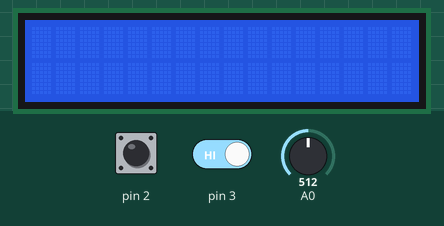
The sketch below on a simulated Arduino Uno, built with avr-gcc and run on an emulated ATmega328P. Parts: 16×2 character LCD. The inputs (shaded band) are chosen by the test bench; at power-on: pin 2 HIGH, pin 3 HIGH, A0 = 512. What the sketch prints to the serial monitor is not drawn.

Above: at 1.2 s.
1.3 s: pin 2 driven LOW
At 1.7 s:
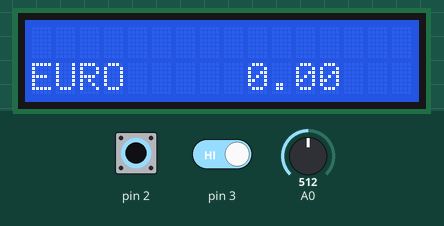
2.8 s: pin 3 driven LOW
At 4.0 s:
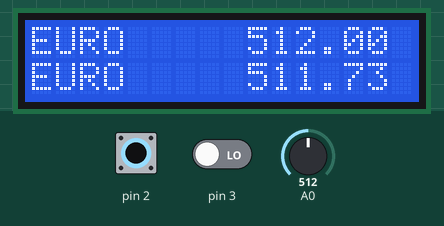
4.3 s: A0 set to 716
At 5.3 s:
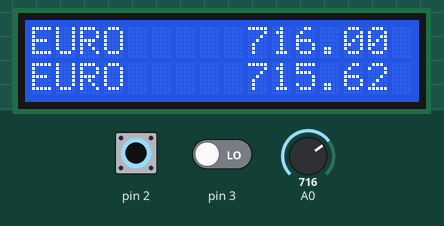
5.8 s: A0 set to 900
At 6.4 s:
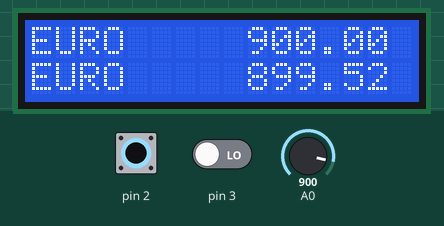
7.3 s: A0 set to 1023
At 7.6 s:
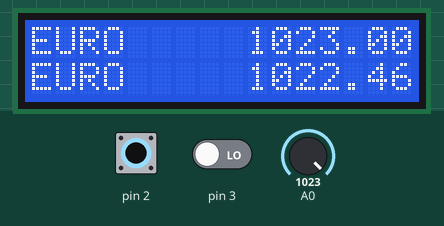
8.8 s: pin 2 pulsed HIGH 5 times (0.12 s each, 0.3 s apart)
At 10.2 s:
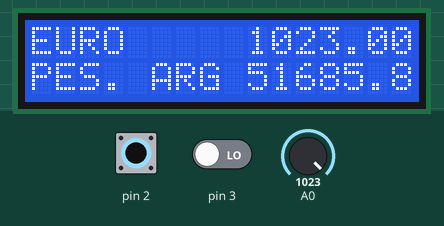
Timing chart, 0 to 11.8 s (numbered marks = the images above; inputs shaded):
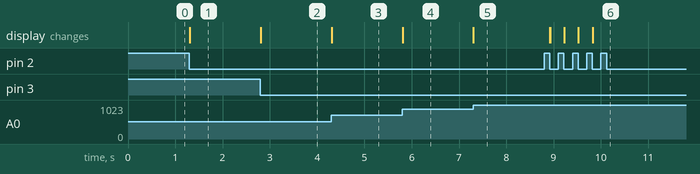

The sketch:

EdisonPicuasi-Prueba1.ino
```cpp
#include <LiquidCrystal.h>

LiquidCrystal lcd(13,12,11,10,9,8);

String palabra,palabra2;
int i,j;
float dato,cambio,nuevo,dolar,conversion;

void setup() {
Serial.begin(9600);
lcd.begin(16,2);
attachInterrupt(0,funcion,FALLING);
attachInterrupt(1,monedas,FALLING);
}

void loop() {
dato=analogRead(0);

if(i>0&&i<6){
  lcd.setCursor(0,0);
  lcd.print(palabra);
  conversion=dato*dolar;
  lcd.setCursor(9,0);
  lcd.print((float)dato); //el int combierte a entero el float

  }

if(j>0&&j<6){
  lcd.setCursor(0,1);
  lcd.print(palabra2);
  nuevo=conversion*cambio;
  lcd.setCursor(9,1);
  lcd.print((float)nuevo);
  }
}

void monedas(){
  i++;
    Serial.print("Moneda 1:");
     Serial.println(i);
  switch (i){
    case 1:
    Serial.println("EURO");
    dolar=1.123;//euro a dolar
    palabra="EURO    ";
    break;
    case 2:
    Serial.println("DOLAR");
    dolar=1;//dolar a dolar
    palabra="DOLAR   ";
    break;
    case 3:
    Serial.println("PESO COLOMBIANO");

    dolar=0.000296;//peso a dolar
    palabra="PES. COL";
    break;
    case 4:
    Serial.println("SOL PERUANO");
       dolar=0.299;
    palabra="SOL PER ";
    break;
    case 5:
    Serial.println("PESO ARGENTINO");
        dolar=0.0222;
    palabra="PES. ARG";
    break;
    default:
    i=0;
    }

  }

void funcion(){
  j++;

  Serial.print("Moneda 2:");
  Serial.println(j);
  switch (j){
    case 1:
    Serial.println("EURO");
    cambio=0.89;//dolar a euro
    palabra2="EURO    ";
    break;
    case 2:
    Serial.println("DOLAR");
    cambio=1;//dolar a dolar
    palabra2="DOLAR   ";
    break;
    case 3:
    Serial.println("PESO COLOMBIANO");
    cambio=3371.90;
    palabra2="PES. COL";

    break;
    case 4:
    Serial.println("SOL PERUANO");
    cambio=3.34;
    palabra2="SOL PER ";
    break;
    case 5:
    Serial.println("PESO ARGENTINO");
    cambio= 44.99;
    palabra2="PES. ARG";
    break;
    default:
    j=0;
    }
  }
```

Measured:
- after the input at 1.3 s, the display: changes at once (image 1)
- after the input at 2.8 s, the display: changes at once (image 2)
- after the input at 4.3 s, the display: changes at once (image 3)
- after the input at 5.8 s, the display: changes at once (image 4)
- after the input at 7.3 s, the display: changes at once (image 5)
- after the input at 8.8 s, the display: first changes after 0.12 s (image 6 shows a later state)
